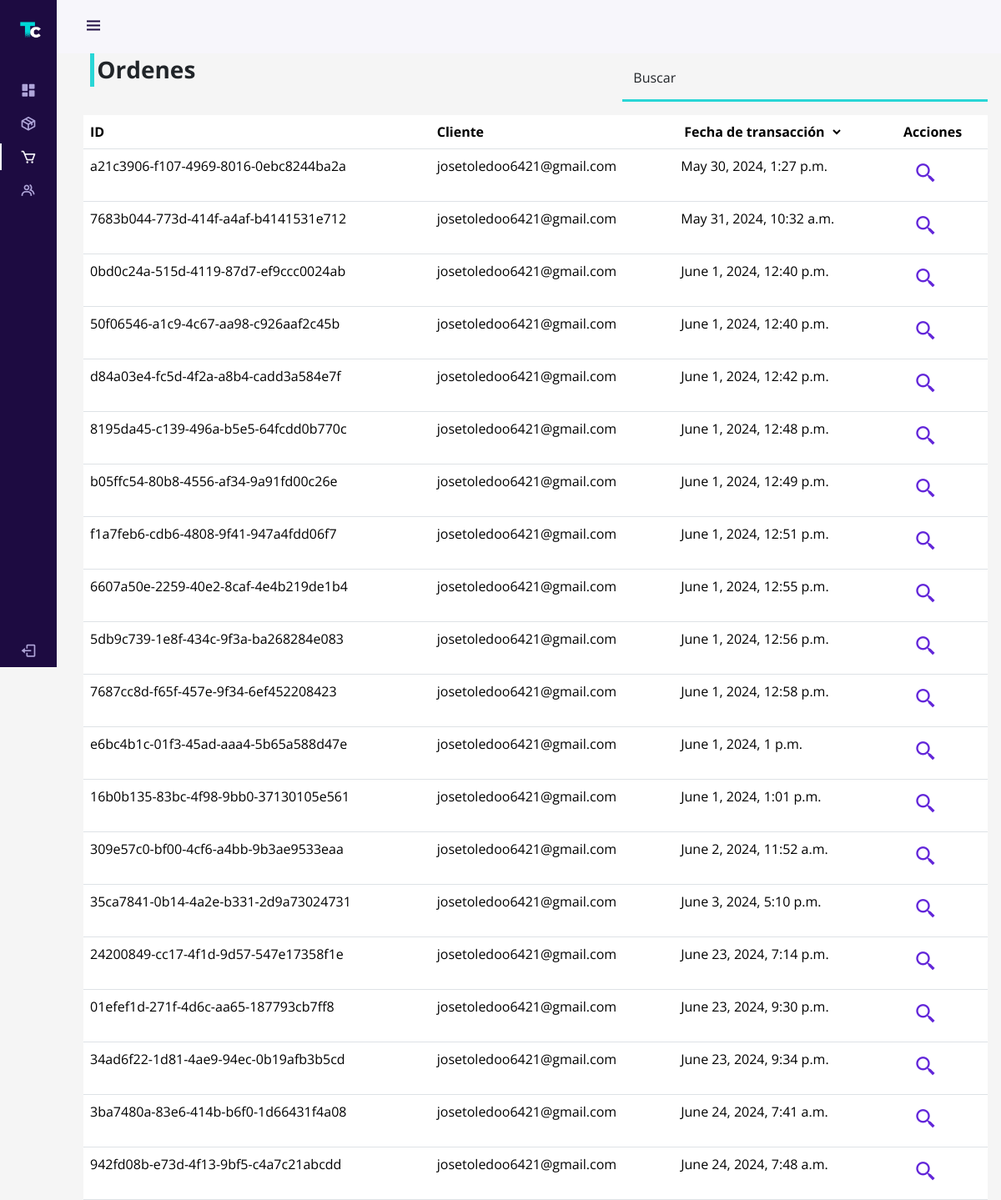
The page /administration/orders/ (signed in) on the database its author committed.
### store/models.py (models this page shows, shortened)
class Recipe(models.Model):
    id = models.UUIDField(primary_key=True, default=uuid.uuid4, editable=False)
    client = models.ForeignKey(User, on_delete=models.CASCADE)
    created_at = models.DateTimeField(auto_now_add=True)
    complete = models.BooleanField(default=False)
    transaction_id = models.CharField(max_length=100, null=True)
    @property
    def get_cart_total(self):
        recipeDetails = self.recipedetails_set.all()
        total = sum([item.product.price * item.quantity for item in recipeDetails])
        return total
    @property
    def get_cart_items(self):
        recipeDetails = self.recipedetails_set.all()
        total = sum([item.quantity for item in recipeDetails])
        return total

### auth_user/models.py (models this page shows, shortened)
class User(AbstractBaseUser, PermissionsMixin):
    email = models.EmailField(unique=True)
    rut = models.CharField(max_length=12, unique=True, primary_key=True, verbose_name='RUT')
    first_name = models.CharField(max_length=30)
    last_name = models.CharField(max_length=30)
    is_staff = models.BooleanField(default=False)
    is_active = models.BooleanField(default=True)
    is_superuser = models.BooleanField(default=False)
    objects = CustomUserManager()
    USERNAME_FIELD = 'email'
    EMAIL_FIELD = 'email'
    REQUIRED_FIELDS = []
    class Meta:
        verbose_name = 'User'
        verbose_name_plural = 'Users'

### auth_user/views.py (the view)
# urls.py: path('administration/orders/', views.orders, name='dash-orders'),
@login_required
@permission_required('auth_user.view_user', raise_exception=True)
def orders(request):
    orders = Recipe.objects.filter(complete=True).all()
    orderByDate = request.GET.get('orderByDate')
    if orderByDate is not None:
        if orderByDate == 'asc':
            orders = orders.order_by('created_at')
        elif orderByDate == 'desc':
            orders = orders.order_by('-created_at')
    context = {'orders' : orders}
    return render(request, 'auth_user/admin/orders.html', context)

### store/views.py (called while the page is built)
def cart_data(request):
    if request.user.is_authenticated:
        recipe, created = Recipe.objects.get_or_create(client=request.user, complete=False)
        items = recipe.recipedetails_set.all()
        cartItems = recipe.get_cart_items
    else:
        items = []
        recipe = {'get_cart_total':0, 'get_cart_items':0}
        cartItems = recipe['get_cart_items']
    return {'cartItems': cartItems, 'items': items, 'recipe': recipe}

### auth_user/templates/auth_user/admin/orders.html (shortened to what this page needs)
{% extends "auth_user/admin/template.html" %}
{% load static %}
{%load humanize%}
{% block sources%}
<link rel="stylesheet" href="{% static 'css/auth.css'%}">
{% endblock sources%}
{% block content %}
<div class="row">
  <div class="col-md-7">
    <h5 class="product-header fw-bold fs-3">Ordenes</h5>
  </div>
  <div class="col-md-5">
    <div class="form-floating mb-3">
      <input type="text" class="form-control border-0 border-bottom rounded-0 bg-transparent" name="search" id="search" placeholder="name" required onkeyup="searchOrder()">
      <label for="name">Buscar</label>
  </div>
  </div>
</div>
<table class="table">
    <thead>
      <tr>
        <th scope="col">ID</th>
        <th scope="col">Cliente</th>
        <th scope="col">
          <form action="" method="get" id="orderForm">
          <select name="orderByDate" id="orderByDate" class="border-0 bg-transparent fw-bold">
            <option selected >Fecha de transacción</option>
          </select>
        </form></th>
        <th scope="col">Acciones</th>
      </tr>
    </thead>
    <tbody id="order-table">
    {% for u in orders %}
      <tr scope="row">
        <td>{{ u.id }}</td>
        <td>{{ u.client }}</td>
        <td>{{ u.created_at }}</td>
        <td><button type="button" class="btn" data-bs-toggle="modal" data-bs-target="#{{u.id}}modal">
          <i class='bx bx-search-alt-2 fs-3 color-secondary animate-spin'></i>
          </button></td>
      </tr>
    {% endfor %}
    </tbody>
  </table>
{% endblock content %}

### static/css/global.css (style rules this page uses)
* { font-family: "Open Sans", sans-serif; scroll-behavior: smooth; }
body, #body { background-color: #f5f5f5; }
.color-secondary { color: #6226d9 !important; }
.product-header { display: block; border-left: 5px solid #29d6d6; padding: 0.2rem; font-weight: 800; margin-left: 0.5rem; }

### static/css/admin.css (style rules this page uses)
:root { --header-height: 3rem; --nav-width: 68px; --first-color: #1d0b41; --first-color-light: #afa5d9; --white-color: #f7f6fb; --body-font: "Open Sans", sans-serif; --normal-font-size: 1rem; --z-fixed: 100; }
body { position: relative; margin: var(--header-height) 0 0 0; padding: 0 1rem; font-family: var(--body-font); font-size: var(--normal-font-size); transition: 0.5s; }
@media screen and (min-width: 768px) { body { margin: calc(var(--header-height) + 1rem) 0 0 0; padding-left: calc(var(--nav-width) + 2rem); } }

### static/css/auth.css (style rules this page uses)
.form-control { border-color: #29d6d6 !important; border-width: 3px !important; }
label::after { background-color: transparent !important; }

### rows shown on the page
Recipe: id "a21c3906-f107-4969-8016-0ebc8244ba2a", client "josetoledoo6421@gmail.com", created_at "May 30, 2024, 1:27 p.m."
Recipe: id "7683b044-773d-414f-a4af-b4141531e712", client "josetoledoo6421@gmail.com", created_at "May 31, 2024, 10:32 a.m."
Recipe: id "0bd0c24a-515d-4119-87d7-ef9ccc0024ab", client "josetoledoo6421@gmail.com", created_at "June 1, 2024, 12:40 p.m."
Recipe: id "50f06546-a1c9-4c67-aa98-c926aaf2c45b", client "josetoledoo6421@gmail.com", created_at "June 1, 2024, 12:40 p.m."
Recipe: id "d84a03e4-fc5d-4f2a-a8b4-cadd3a584e7f", client "josetoledoo6421@gmail.com", created_at "June 1, 2024, 12:42 p.m."
Recipe: id "8195da45-c139-496a-b5e5-64fcdd0b770c", client "josetoledoo6421@gmail.com", created_at "June 1, 2024, 12:48 p.m."
Recipe: id "b05ffc54-80b8-4556-af34-9a91fd00c26e", client "josetoledoo6421@gmail.com", created_at "June 1, 2024, 12:49 p.m."
Recipe: id "f1a7feb6-cdb6-4808-9f41-947a4fdd06f7", client "josetoledoo6421@gmail.com", created_at "June 1, 2024, 12:51 p.m."
Recipe: id "6607a50e-2259-40e2-8caf-4e4b219de1b4", client "josetoledoo6421@gmail.com", created_at "June 1, 2024, 12:55 p.m."
Recipe: id "5db9c739-1e8f-434c-9f3a-ba268284e083", client "josetoledoo6421@gmail.com", created_at "June 1, 2024, 12:56 p.m."
Recipe: id "7687cc8d-f65f-457e-9f34-6ef452208423", client "josetoledoo6421@gmail.com", created_at "June 1, 2024, 12:58 p.m."
Recipe: id "e6bc4b1c-01f3-45ad-aaa4-5b65a588d47e", client "josetoledoo6421@gmail.com", created_at "June 1, 2024, 1 p.m."
Recipe: id "16b0b135-83bc-4f98-9bb0-37130105e561", client "josetoledoo6421@gmail.com", created_at "June 1, 2024, 1:01 p.m."
Recipe: id "309e57c0-bf00-4cf6-a4bb-9b3ae9533eaa", client "josetoledoo6421@gmail.com", created_at "June 2, 2024, 11:52 a.m."
Recipe: id "35ca7841-0b14-4a2e-b331-2d9a73024731", client "josetoledoo6421@gmail.com", created_at "June 3, 2024, 5:10 p.m."
Recipe: id "24200849-cc17-4f1d-9d57-547e17358f1e", client "josetoledoo6421@gmail.com", created_at "June 23, 2024, 7:14 p.m."
Recipe: id "01efef1d-271f-4d6c-aa65-187793cb7ff8", client "josetoledoo6421@gmail.com", created_at "June 23, 2024, 9:30 p.m."
Recipe: id "34ad6f22-1d81-4ae9-94ec-0b19afb3b5cd", client "josetoledoo6421@gmail.com", created_at "June 23, 2024, 9:34 p.m."
Recipe: id "3ba7480a-83e6-414b-b6f0-1d66431f4a08", client "josetoledoo6421@gmail.com", created_at "June 24, 2024, 7:41 a.m."
Recipe: id "942fd08b-e73d-4f13-9bf5-c4a7c21abcdd", client "josetoledoo6421@gmail.com", created_at "June 24, 2024, 7:48 a.m."
